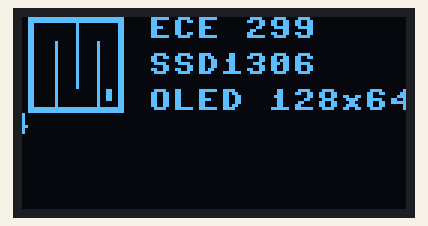
This program was run on a simulated Raspberry Pi Pico running MicroPython. Parts: 128×64 one-colour display. Library files of the repository ran but are not shown: ssd1306.py. At 0.0 s the program stops and its outputs stay as they are.

Above: at 0.1 s.

The program:

display.py
```python
from ssd1306 import (
    SSD1306_SPI,
)  # this is the driver library and the corresponding class
import framebuf  # this is another library for the display.
from machine import Pin, SPI
import utime


SCREEN_WIDTH = 128
SCREEN_HEIGHT = 64

# SPI Device ID can be 0 or 1. It must match the wiring.
SPI_DEVICE = 0


class CR_SPI_Display:
    def __init__(
        self,
        spi_sck,
        spi_sda,  # sda is MOSI
        spi_cs,
        spi_dev,
        res,
        dc,
        screen_width=128,
        screen_height=64,
        baudrate=100000,
    ):
        """
        Args:
            screen_width (int): Define # of pixel columns of the oled display.
            screen_height (int): Define # of pixel rows of the oled display.
            spi_sck (int): serial clock; always be connected to SPI SCK pin of the Pico
            spi_sda, (int): MOSI pin masquerading as sda (i2c), always be connected to SPI TX pin of the Pico.
            res (int): reset; to be connected to a free GPIO pin.
            dc (int): data/command; to be connected to a free GPIO pin.
            spi_cs (int): chip select; to be connected to the SPI chip select of the Pico.
            spi_dev (int): spi device on Pico.
            baudrate (int): changes to signal per second.
        Returns:
        """
        self.baudrate = baudrate
        self.dev = spi_dev

        # Initialize I/O pins associated with the oled display SPI interface
        self.sck = Pin(spi_sck)
        self.sda = Pin(spi_sda)
        # NOTE: hooked up res to what would normally be rx gp4
        self.res = Pin(res)
        self.dc = Pin(dc)
        self.cs = Pin(spi_cs)

        # initialize the SPI interface for the OLED display
        oled_spi = SPI(self.dev, self.baudrate, sck=self.sck, mosi=self.sda)

        # Initialize the display
        self.oled = SSD1306_SPI(
            screen_width,
            screen_height,
            oled_spi,
            self.dc,
            self.res,
            self.cs,
            False,  # external_vcc=False
        )
        # self.enable()
        # Set display pixel to character multiplier
        # https://docs.micropython.org/en/latest/library/framebuf.html
        # see Framebuffer.text
        self.char_height_px = 8
        self.char_width_px = 8

        # Set maximum limits for columns and rows in terms of chars
        self.max_columns = self.oled.width // self.char_width_px
        self.max_rows = self.oled.height // self.char_height_px

        # print(f"max columns: {self.max_columns}")
        # print(f"max rows: {self.max_rows}")

    def clear(self):
        """
        Clear entire the buffer
        """
        self.oled.fill(0)
        self.oled.show()

    def _clear_row(self, row, update_display=True):
        """
        Description: convenience method to clear an area that
        is letter height.
        Args:
            row (int): specific row to clear
            update_display (bool): whether to update the display after clearing the row
        """
        y = row * self.char_height_px
        self.oled.fill_rect(0, y, self.oled.width, self.char_height_px, 0)
        # prevent multiple recursion error
        if update_display:
            self.oled.show()

    def _update_row(self, text, column, row, color=1, tab=True, update_display=True):
        """
        Render the text at the specified location
        Args:
            text (str):
            column (int):
            row (int):
            color (int): black 0, white 1
            tab (bool): adds space to accommodate cursor
            update_display (bool): whether to update the display after updating the row
        """
        x = column * self.char_width_px + 2
        y = row * self.char_height_px
        self.oled.text(text, x, y, color)
        if update_display:
            self.oled.show()

    def update_text(self, text, column, row, color=1):
        """
        Description:
        Letters are 8 (pixels) high, set rows to reflect sentence height.
        Check that row/column args to overrun configured display buffers.
        Framebuffer.text 8x8 pixel characters only.
        https://docs.micropython.org/en/latest/library/framebuf.html

        # NOTE: the current SSD1306 module and framebuf library we are
        # using do not support different fonts out of the box. Instead, we need to
        # manually implement a way to handle different fonts for different sizes.
        # May need https://docs.circuitpython.org/projects/display_text/en/latest/
        """

        # Ensure column and row are within limits
        if column < 0:
            column = 0
        elif column >= self.max_columns:
            # TODO: might want to raise warning if text exceeds limits
            column = self.max_columns - 1

        if row < 0:
            row = 0
        elif row >= self.max_rows:
            row = self.max_rows - 1

        # Clear the specified row without updating the display immediately
        self._clear_row(row, update_display=False)
        # Update the row without updating the display immediately
        self._update_row(text, column, row, color, update_display=False)

        # Update the display
        self.oled.show()

    def enable(self):
        self.oled.poweron()

    def release(self):
        self.clear()
        # self.oled.poweroff()
        # print("poweroff complete")


class CR_SPI_Display_Second(CR_SPI_Display):
    def __init__(
        self,
        screen_width=128,
        screen_height=64,
        spi_dev=1,
        spi_sck=10,
        spi_sda=11,
        spi_cs=13,
        res=14,
        dc=12,
        baudrate=100000,
    ):
        super().__init__(
            spi_sck,
            spi_sda,
            spi_cs,
            spi_dev,
            res,
            dc,
            screen_width,
            screen_height,
            baudrate,
        )


if __name__ == "__main__":

    # Initialize clock radio display for SPI
    display = CR_SPI_Display(
        screen_width=SCREEN_WIDTH,
        screen_height=SCREEN_HEIGHT,
        spi_dev=SPI_DEVICE,
        spi_sck=2,
        spi_sda=3,
        spi_cs=5,
        res=4,
        dc=6,
    )

    # Call the update_text method
    display.update_text("ECE 299", 0, 0, 3)

    display.oled.fill(0)
    display.oled.fill_rect(0, 0, 32, 32, 1)
    display.oled.fill_rect(2, 2, 28, 28, 0)
    display.oled.vline(9, 8, 22, 1)
    display.oled.vline(16, 2, 22, 1)
    display.oled.vline(23, 8, 22, 1)
    display.oled.fill_rect(26, 24, 2, 4, 1)
    display.oled.text("ECE 299", 40, 0, 1)
    display.oled.text("SSD1306", 40, 12, 1)
    display.oled.text("OLED 128x64", 40, 24, 1)
    display.oled.show()
```
